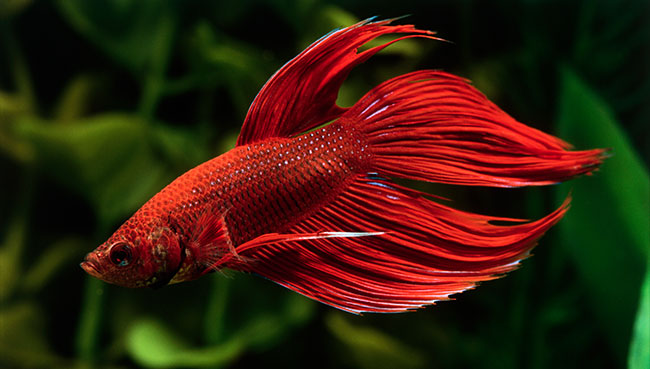
#> input picture readme_graphics/bettafish.jpg, 650 x 369 px, given in place of mask.png, which was not available
$ python -i plot_helper.py   (imports and definitions only)
#> lines starting #> are read from the running program, lines starting #| are printed output that depends on the picture; after the words box and inside, x2 and y2 are one past the last pixel; in counts of white or black regions, pixels touching at a corner belong together; pictures that were not available may be replaced by others from this repository, and a replacement may not be noted
import numpy as np
import pandas as pd
import matplotlib.pyplot as plt
import itertools
from PIL import Image
from scipy import stats
from sklearn.linear_model import LogisticRegression
from sklearn.model_selection import train_test_split
from sklearn.metrics import confusion_matrix
from sklearn.metrics import roc_curve, roc_auc_score
import matplotlib as mpl
from transparent_imshow import transp_imshow
font_size = 24
# [1 line not run here, left out]
mpl.rcParams['xtick.labelsize'] = font_size-5
mpl.rcParams['ytick.labelsize'] = font_size-5
# [1 line not run here, left out]


# [116 lines left out: functions plot_roc, plot_confusion_matrix, plot_avg_photo, plot_top_photos, plot_vector_image, plot_kdes, not called in this run]

def skimage_resize_demo():
	mask = Image.open('mask.png')
#> mask is the input picture: PIL image 650x369 RGB; mean R, G, B 56, 30.5, 11.8
	mask = mask.convert('L')
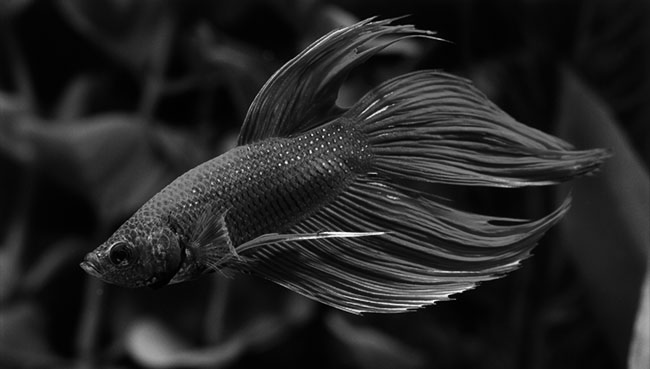
#> mask: PIL image 650x369 L; min 0, max 253, mean 36
	mask = np.array(mask)
	mask[mask<128] = 0
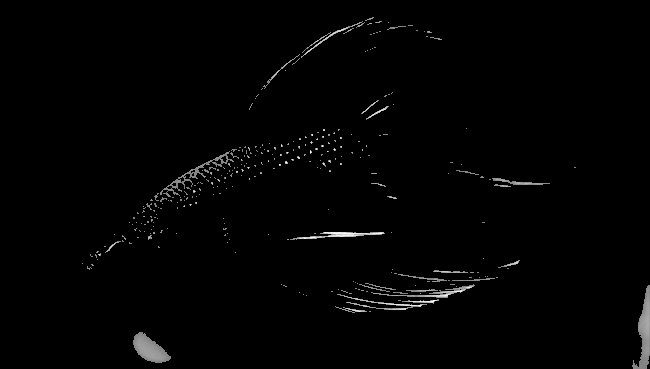
#> mask: shape (369, 650); min 0, max 253, mean 3
	mask[mask>=128] = 255
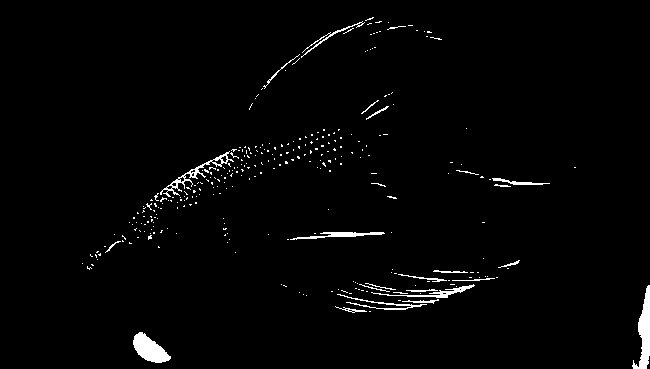
#> mask: shape (369, 650); 1.9% white; 309 white regions (285 under 20 px), largest, box (x1, y1, x2, y2) and area: (632, 285, 650, 369) 718, (133, 332, 171, 363) 671, (160, 151, 234, 197) 406
	# mask = resize(mask, (11,11), anti_aliasing= True)


	image = Image.open('bear.jpg')
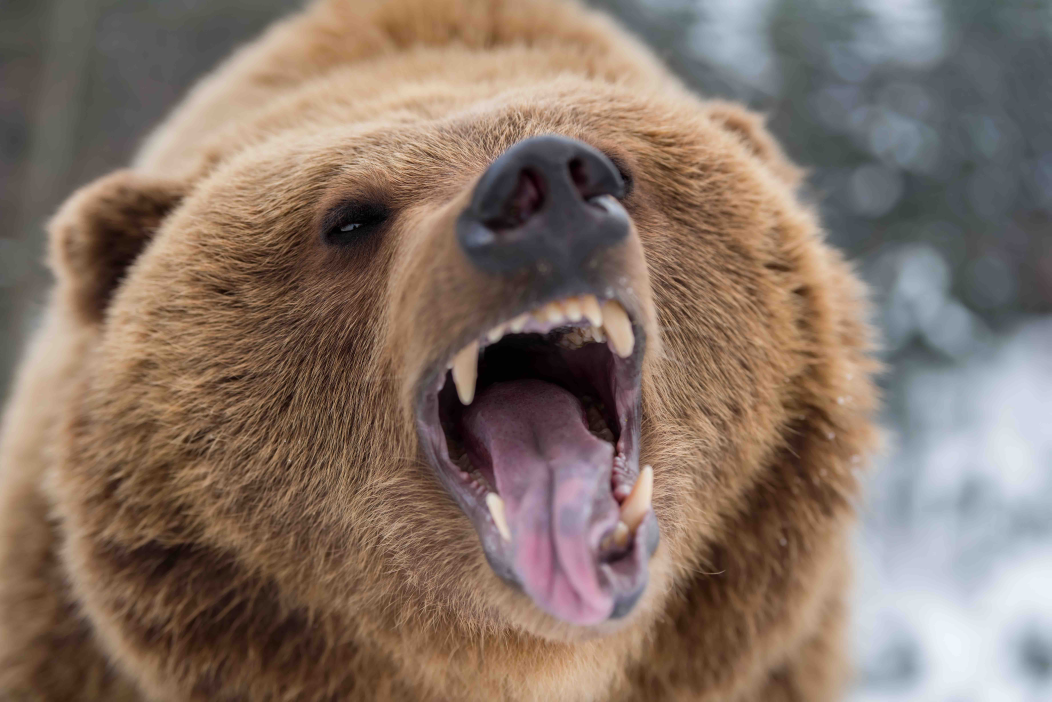
#> input picture readme_graphics/bear.jpg, 7360 x 4912 px, found by its file name (shown at 1/7 size)
#> image is the input picture: PIL image 7360x4912 RGB; mean R, G, B 134, 115.4, 103.3
	image_c = image.convert('RGB')
	image_c = np.array(image_c)
	image = image.convert('L')
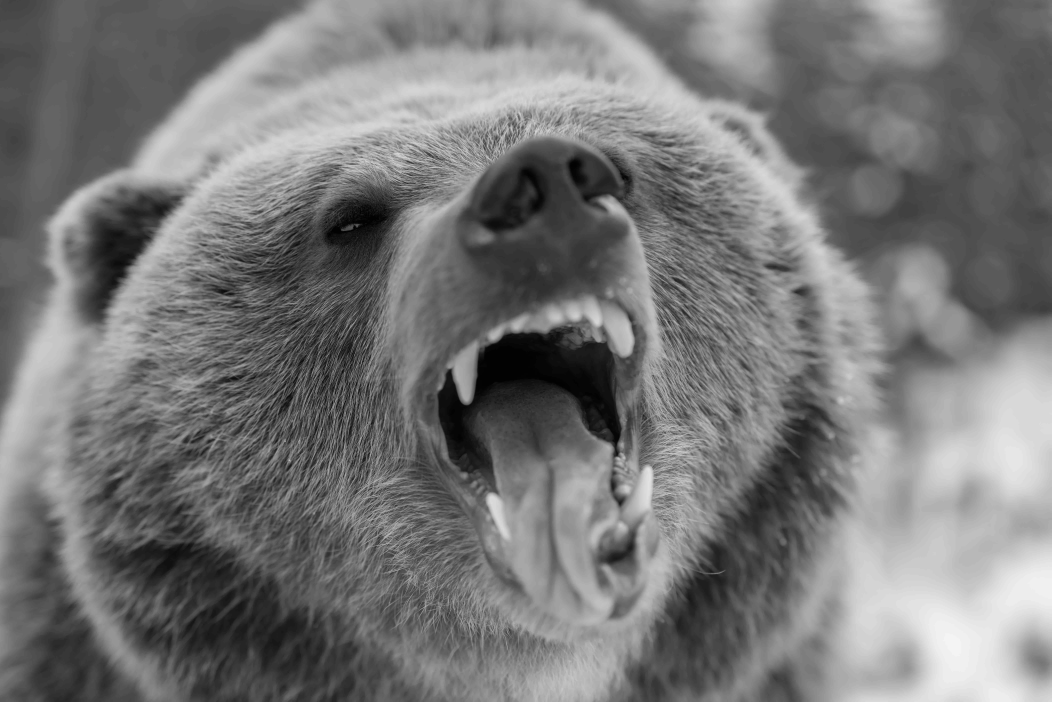
#> image: PIL image 7360x4912 L (shown at 1/7 size); min 0, max 248, mean 119.6
	image_resized = image.resize((33,33))
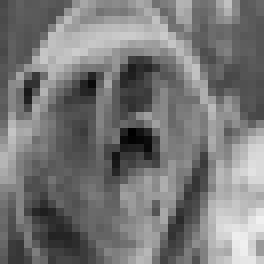
#> image_resized: PIL image 33x33 L (shown 8 times larger); min 0, max 240, mean 119.6
	image_resized = np.array(image_resized)
	image = np.array(image)


#> (the run stopped early here; a loop or call above may not have finished)
